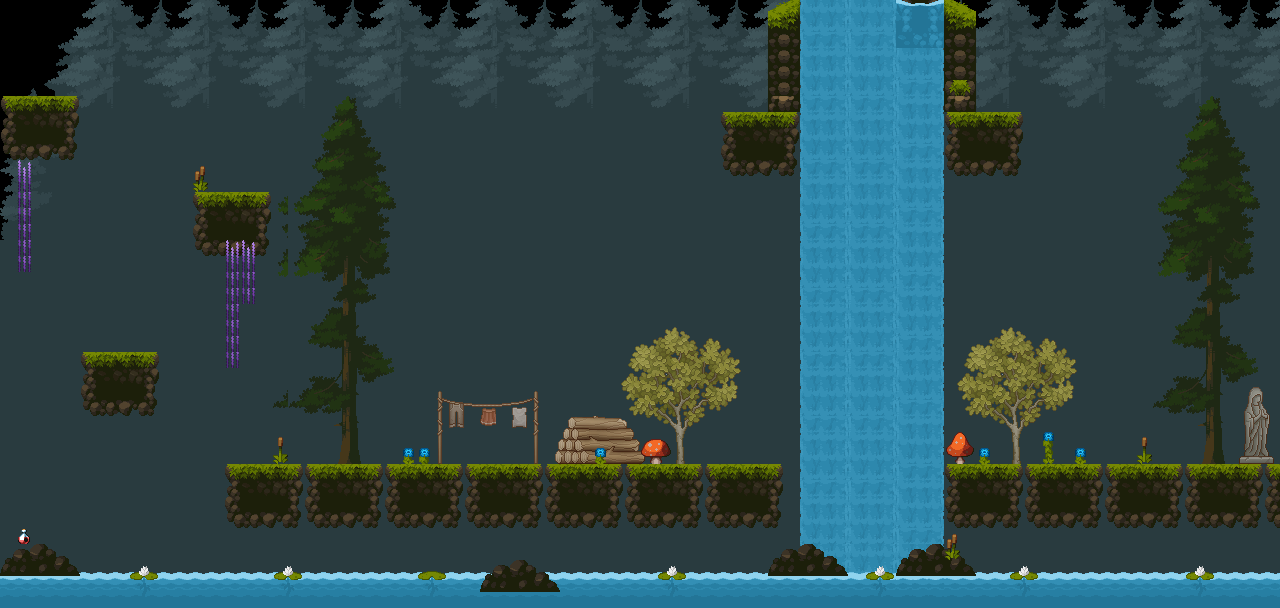

This is a level from a 2D game, rendered from its Tiled map with the project's own tilesets. A one-line summary and the map file follow, with tile-layer data summarised:
An orthogonal 80x38 tile map with 16x16 px tiles, 10 tile layers (bg, wall, w2, w1, ...).

<map version="1.10" tiledversion="1.10.1" orientation="orthogonal" renderorder="right-down" width="80" height="38" tilewidth="16" tileheight="16" infinite="0" nextlayerid="26" nextobjectid="1">
 <tileset firstgid="1" source="Tiles.tsx" />
 <layer id="24" name="bg" width="80" height="38">
  <data>[3040 cells, 3040 non-empty, 180 distinct tile ids]</data>
 </layer>
 <layer id="16" name="wall" width="80" height="38">
  <data>[3040 cells, 284 non-empty, 20 distinct tile ids]</data>
 </layer>
 <layer id="18" name="w2" width="80" height="38">
  <data>[3040 cells, 316 non-empty, 82 distinct tile ids]</data>
 </layer>
 <layer id="17" name="w1" width="80" height="38">
  <data>[3040 cells, 342 non-empty, 21 distinct tile ids]</data>
 </layer>
 <layer id="19" name="w3" width="80" height="38">
  <data>[3040 cells, 240 non-empty, 12 distinct tile ids]</data>
 </layer>
 <layer id="20" name="w4" width="80" height="38">
  <data>[3040 cells, 40 non-empty, 10 distinct tile ids]</data>
 </layer>
 <layer id="21" name="f" width="80" height="38">
  <data>[3040 cells, 95 non-empty, 35 distinct tile ids]</data>
 </layer>
 <layer id="22" name="f2" width="80" height="38">
  <data>[3040 cells, 14 non-empty, 14 distinct tile ids]</data>
 </layer>
 <layer id="23" name="f3" width="80" height="38">
  <data>[3040 cells, 168 non-empty, 87 distinct tile ids]</data>
 </layer>
 <layer id="25" name="tree2" width="80" height="38">
  <data>[3040 cells, 414 non-empty, 207 distinct tile ids]</data>
 </layer>
</map>
